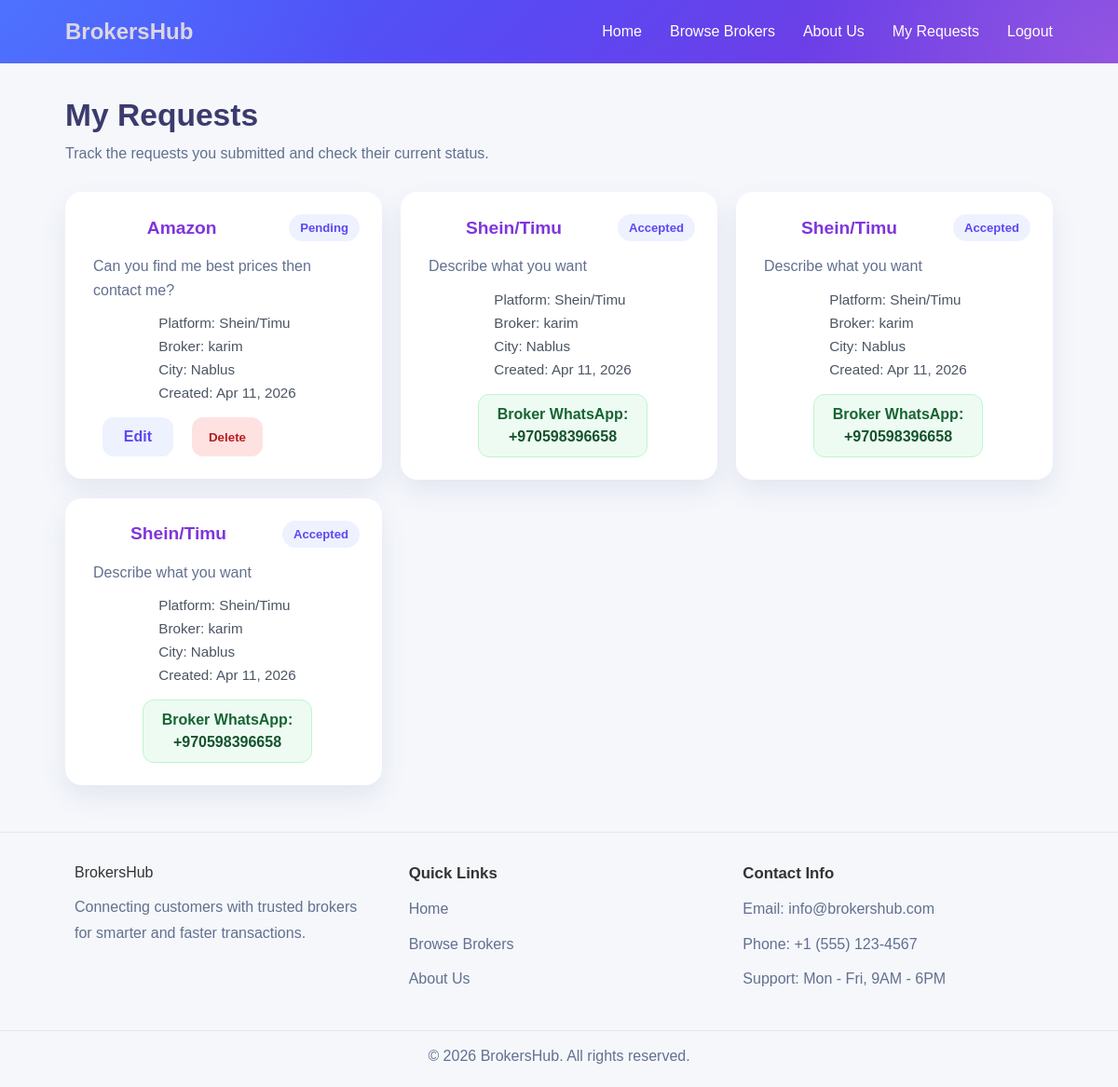
The page /requests/my (signed in) on the database as committed earlier.
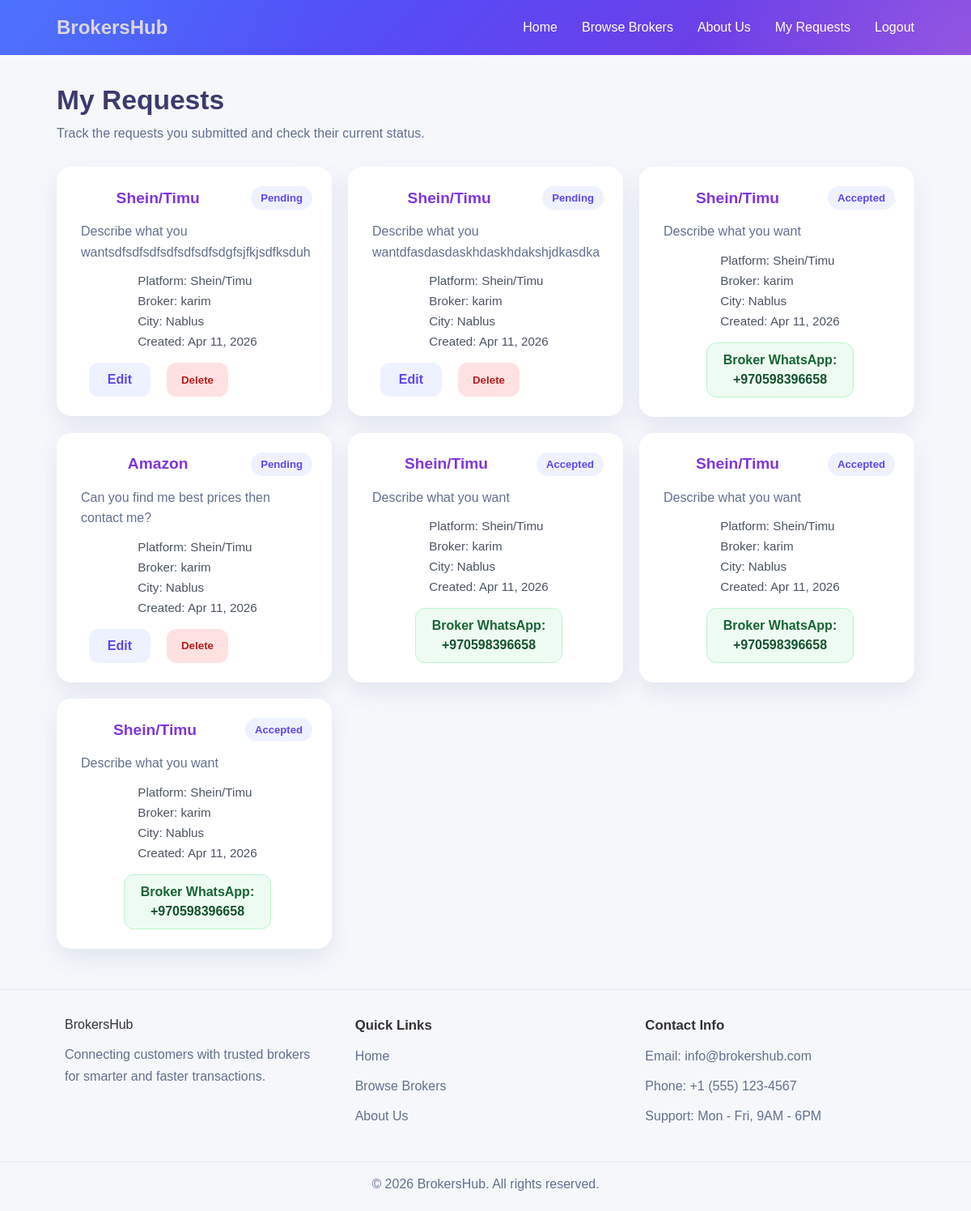
The same page on the database as committed later.
### requests/models.py (models this page shows, shortened)
class QuoteRequest(models.Model):
    STATUS_CHOICES = (
        ('pending', 'Pending'),
        ('quoted', 'Quoted'),
        ('accepted', 'Accepted'),
        ('completed', 'Completed'),
        ('cancelled', 'Cancelled'),
    )
    customer = models.ForeignKey(User, on_delete=models.CASCADE)
    platform = models.ForeignKey(Platform, on_delete=models.CASCADE)
    city = models.ForeignKey(City, on_delete=models.SET_NULL, null=True)
    product_name = models.CharField(max_length=255)
    product_url = models.URLField(blank=True)
    notes = models.TextField(blank=True)
    broker = models.ForeignKey(BrokerProfile, on_delete=models.CASCADE,null=True)
    status = models.CharField(max_length=20, choices=STATUS_CHOICES, default='pending')
    created_at = models.DateTimeField(auto_now_add=True)
    updated_at = models.DateTimeField(auto_now=True)

### core/models.py (models this page shows, shortened)
class Platform(models.Model):
    name = models.CharField(max_length=100)
    category = models.ForeignKey(Category, on_delete=models.CASCADE, related_name='platforms')
    class Meta:
        unique_together = ('name', 'category')

### brokers/models.py (models this page shows, shortened)
class BrokerProfile(models.Model):
    user = models.OneToOneField(User, on_delete=models.CASCADE, related_name='broker_profile')
    business_name = models.CharField(max_length=255)
    city = models.ForeignKey(City, on_delete=models.SET_NULL, null=True, blank=True)
    whatsapp_number = models.CharField(max_length=20)
    description = models.TextField(blank=True)
    is_verified = models.BooleanField(default=False)
    is_active = models.BooleanField(default=True)
    average_rating = models.FloatField(default=0)
    total_reviews = models.IntegerField(default=0)
    show_whatsapp_after_accept = models.BooleanField(default=True)

### locations/models.py (models this page shows, shortened)
class City(models.Model):
    name = models.CharField(max_length=100, unique=True)

### requests/views.py (the view)
# urls.py: path('requests/my', views.my_requests, name='my_requests'),  # Changed: keep the customer requests list route.
def my_requests(request):
    if 'user_id' not in request.session or request.session.get('role') != 'customer':  # Changed: require an authenticated customer before showing customer requests.
        return redirect(f"/login?next={quote(request.get_full_path())}")
    customer_requests = QuoteRequest.objects.filter(
        customer_id=request.session['user_id']
    ).order_by('-created_at')
    context = {
        'customer_requests': customer_requests,  # Changed: keep exposing only the current customer's requests.
        'notice_message': request.GET.get('notice'),  # Added: show success or restriction notices on the requests page.
    }  # Changed: finish the my requests page context.
    return render(request, 'my_requests.html', context)  # Changed: render the customer requests list page.

### requests/templates/my_requests.html (shortened to what this page needs)
{% load static %}
<!DOCTYPE html>
<html lang="en">
<head>
    <link rel="stylesheet" href="{% static 'css/my_requests.css' %}">
</head>
<body>
    {% include 'partials/navbar.html' %}
    <section class="page-header">
        <div class="container">
            <h1>My Requests</h1>
            <p>Track the requests you submitted and check their current status.</p>
        </div>
    </section>
    <section class="requests-section">
        <div class="container">
            {% if customer_requests %}
            <div class="requests-grid">
                {% for request_item in customer_requests %}
                <div class="request-item">
                    <div class="request-card">
                        <div class="request-main-card">
                            <div class="request-top">
                                <h2>{{ request_item.product_name }}</h2>
                                <span class="request-status">{{ request_item.status|title }}</span>
                            </div>
                            <p class="request-notes">
                                {% if request_item.notes %}
                                    {{ request_item.notes }}
                                {% else %}
                                    No description was added for this request.
                                {% endif %}
                            </p>
                        </div>
                    <div class="request-info-card">
                        <div class="request-meta">
                            <span>Platform: {{ request_item.platform.name }}</span>
                            <span>Broker: {% if request_item.broker %}{{ request_item.broker.business_name }}{% else %}Not assigned{% endif %}</span>
                                {% if request_item.city %}
                                <span>City: {{ request_item.city.name }}</span>
                                {% else %}
                                <span>City: Not specified</span>
                                {% endif %}
                            <span>Created: {{ request_item.created_at|date:"M d, Y" }}</span>
                        </div>
                        {% if request_item.status|lower == 'accepted' and request_item.broker and request_item.broker.show_whatsapp_after_accept %}
                        <div class="contact-box">
                            <span class="contact-label">Broker WhatsApp:</span>
                            <span class="contact-value">{{ request_item.broker.whatsapp_number }}</span>
                        </div>
                        {% endif %}
                        {% if request_item.status|lower == 'pending' %}
                        <div class="request-actions">
                                <a href="{% url 'edit_request' request_item.id %}" class="edit-link">Edit</a>
                                <form action="{% url 'delete_request' request_item.id %}" method="POST" class="delete-form">
                                    <button type="submit" class="delete-btn">Delete</button>
                                </form>
                            </div>
                            {% endif %}
                        </div>
                    </div>
                </div>
                {% endfor %}
            </div>
            {% endif %}
        </div>
    </section>
    <footer class="footer">
        <div class="container footer-grid">
            <div>
                <a href="{% url 'landing' %}" class="brand footer-brand">BrokersHub</a>
                <p class="footer-text">
                    Connecting customers with trusted brokers for smarter and faster transactions.
                </p>
            </div>
            <div>
                <h3>Quick Links</h3>
                <a href="{% url 'landing' %}" class="footer-link">Home</a>
                <a href="{% url 'browse_brokers' %}" class="footer-link">Browse Brokers</a>
                <a href="{% url 'about' %}" class="footer-link">About Us</a>
            </div>
            <div>
                <h3>Contact Info</h3>
                <p class="footer-text">Email: info@brokershub.com</p>
                <p class="footer-text">Phone: +1 (555) 123-4567</p>
                <p class="footer-text">Support: Mon - Fri, 9AM - 6PM</p>
            </div>
        </div>
        <div class="footer-bottom">
            <p>&copy; 2026 BrokersHub. All rights reserved.</p>
        </div>
    </footer>
</body>
</html>

### brokers/templates/partials/navbar.html (shortened to what this page needs)
<nav class="navbar">
    <div class="container navbar-container">
        <h2 class="logo">BrokersHub</h2>
        <ul class="nav-links" id="nav-links">
            <li><a href="{% url 'landing' %}" class="nav-link">Home</a></li>
            <li><a href="{% url 'browse_brokers' %}" class="nav-link">Browse Brokers</a></li>
            <li><a href="{% url 'about' %}" class="nav-link">About Us</a></li>
            {% if request.session.role == 'customer' %}
            <li><a href="{% url 'my_requests' %}" class="nav-link">My Requests</a></li>
            {% endif %}
            {% if request.session.user_id %}
            <li><a href="{% url 'logout' %}" class="nav-link">Logout</a></li>
            {% else %}
            <li><a href="{% url 'login' %}" class="nav-link">Login</a></li>
            {% endif %}
        </ul>
    </div>
</nav>

### requests/static/css/my_requests.css (style rules this page uses)
* { margin: 0; padding: 0; box-sizing: border-box; }
:root { --muted: #62708f; --primary: #5b48f2; }
body { font-family: 'Poppins', sans-serif; background: #f5f7fb; color: #333; }
a { text-decoration: none; }
.container { width: 100%; max-width: 1100px; margin: 0 auto; padding: 0 20px; }
.navbar { background: radial-gradient(circle at top left, rgba(116, 150, 255, 0.28), transparent 32%), radial-gradient(circle at bottom right, rgba(255, 255, 255, 0.16), transparent 28%), linear-gradient(135deg, #3f65ff 0%, #5b48f2 48%, #7f35db 100%); color: #ffffff; padding: 20px 0; border-bottom: 1px solid #fdf5f5; }
.navbar-container { display: flex; justify-content: space-between; align-items: center; gap: 20px; position: relative; }
.logo { color: #dbd6e1; font-weight: bold; transition: 0.3s; display: inline-block; }
.nav-links { list-style: none; display: flex; gap: 30px; align-items: center; color: #ffffff; }
.nav-link, a { color: white; }
.nav-link { font-weight: 500; position: relative; }
.nav-links a::after { content: ""; width: 0%; height: 2px; background: #e6d2f7; position: absolute; bottom: -5px; left: 0; transition: 0.3s; }
.page-header { padding: 36px 0 10px; }
.page-header h1 { color: #3b3b6d; margin-bottom: 8px; font-size: 2.1rem; }
.page-header p { color: var(--muted); line-height: 1.7; }
.requests-section { padding: 18px 0 50px; }
.requests-grid { display: grid; grid-template-columns: repeat(3, minmax(0, 1fr)); gap: 20px; align-items: start; }
.request-item { width: 100%; max-width: none; display: flex; flex-direction: column; align-items: stretch; gap: 14px; }
.request-card { max-width: none; width: 100%; background: white; border-radius: 18px; padding: 24px; box-shadow: 0 12px 28px rgba(71, 85, 143, 0.1); display: flex; flex-direction: column; gap: 14px; }
.request-main-card, .request-info-card { background: transparent; border-radius: 0; padding: 0; box-shadow: none; }
.request-main-card { max-width: 450px; }
.request-info-card { width: fit-content; max-width: 100%; min-width: 300px; display: flex; flex-direction: column; gap: 18px; align-items: center; }
.request-top { display: flex; justify-content: space-between; align-items: flex-start; gap: 14px; margin-bottom: 14px; }
.request-top h2 { color: #7f35db; font-size: 1.2rem; margin: auto; }
.request-status { background: #eef2ff; color: var(--primary); padding: 7px 12px; border-radius: 999px; font-size: 0.82rem; font-weight: 700; white-space: nowrap; }
.request-notes { color: var(--muted); padding : 0 0 0 6px; line-height: 1.6; margin: 0; max-height: calc(1.6em * 2); overflow-y: auto; overflow-x: hidden; word-break: break-word; transition: all 0.3s ease; }
.request-meta { display: flex; flex-direction: column; gap: 8px; color: #4b5563; font-size: 0.95rem; }
.contact-box { display: flex; flex-direction: column; align-items:center; gap: 6px; padding: 12px 20px; border-radius: 12px; background: #eefbf2; border: 1px solid #bbf7d0; }
.contact-label { color: #166534; font-weight: 700; }
.contact-value { color: #14532d; font-weight: 600; }
.request-actions { margin-top: 0; display: grid; grid-template-columns: repeat(3, 1fr); gap: 20px; align-items: center; flex-wrap: wrap; }
.edit-link { display: inline-flex; align-items: center; justify-content: center; min-height: 42px; padding: 0 18px; border-radius: 12px; background: #eef2ff; color: var(--primary); font-weight: 700; }
.delete-form { margin: 0; }
.delete-btn { min-height: 42px; padding: 0 18px; border: none; border-radius: 12px; background: #fee2e2; color: #b91c1c; font-weight: 700; cursor: pointer; }
.footer { padding-top: 34px; background: #f5f7fb; border-top: 1px solid rgba(223, 228, 242, 0.85); }
.footer-grid { display: grid; gap: 36px; grid-template-columns: repeat(3, minmax(0, 1fr)); width: 90%; max-width: 1100px; margin: 0 auto; align-items: start; }
.footer h3 { margin: 0 0 14px; font-size: 1.05rem; color: #333; }
.footer-brand { display: inline-block; margin-bottom: 14px; color: #333; }
.footer-text, .footer-link { display: block; margin: 0 0 10px; color: var(--muted); line-height: 1.7; }
.footer-bottom { margin-top: 32px; padding: 18px 16px 24px; text-align: center; color: var(--muted); border-top: 1px solid rgba(223, 228, 242, 0.85); }

Rows that differ between the two databases and show on the page:
added QuoteRequest: product_name "Shein/Timu", status "Pending", notes "Describe what you…", platform.name "Shein/Timu", broker.business_name "karim", city.name "Nablus", created_at "Apr 11, 2026", shows "Edit"
added QuoteRequest: product_name "Shein/Timu", status "Pending", notes "Describe what you…", platform.name "Shein/Timu", broker.business_name "karim", city.name "Nablus", created_at "Apr 11, 2026", shows "Edit"
added QuoteRequest: product_name "Shein/Timu", status "Accepted", notes "Describe what you want", platform.name "Shein/Timu", broker.business_name "karim", city.name "Nablus", created_at "Apr 11, 2026", broker.whatsapp_number "+970598396658"
